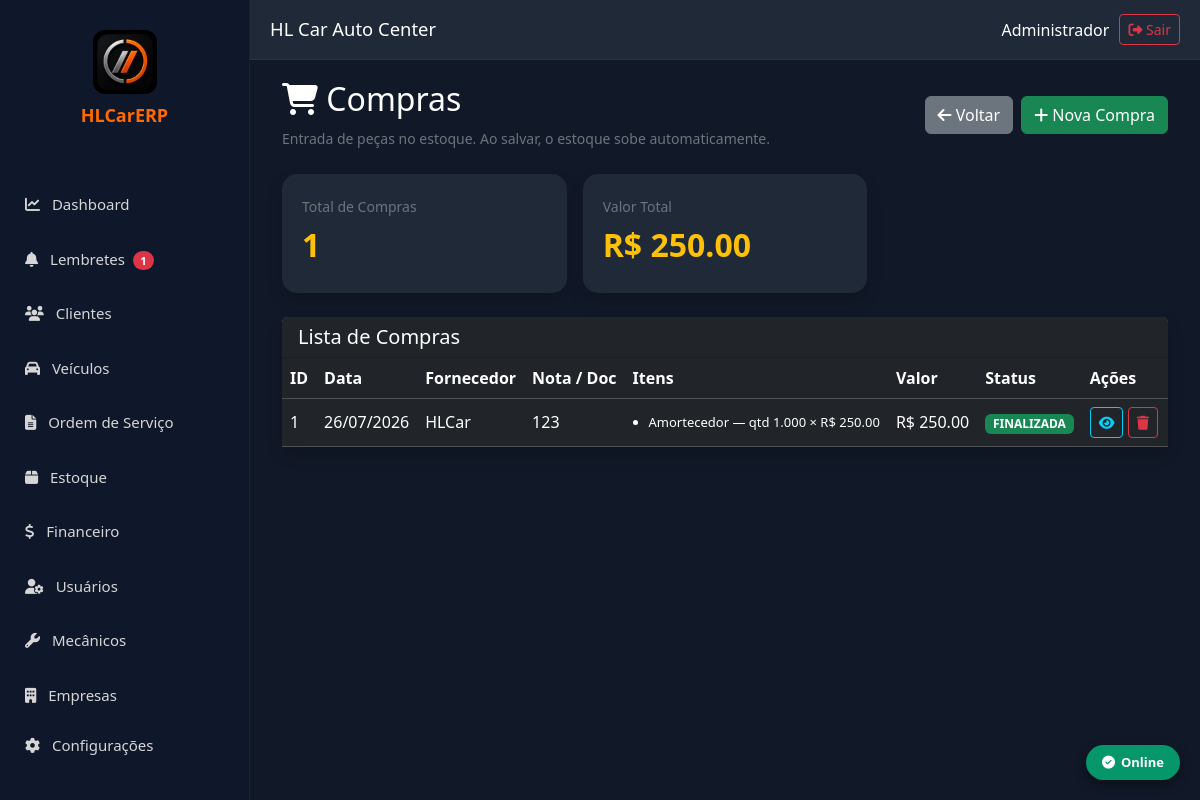
The page /compras (signed in) on the database its author committed.
### models.py (models this page shows)
class Compra(db.Model):
    __tablename__ = "compras"
    id = db.Column(db.Integer, primary_key=True)
    empresa_id = db.Column(db.Integer, db.ForeignKey("empresas.id"), nullable=False, index=True)
    fornecedor_id = db.Column(db.Integer, db.ForeignKey("fornecedores.id"), nullable=False, index=True)
    numero_nf = db.Column(db.String(30))
    serie_nf = db.Column(db.String(10))
    chave_nf = db.Column(db.String(60))
    data_emissao = db.Column(db.DateTime)
    data_entrada = db.Column(db.DateTime, default=datetime.utcnow)
    frete = db.Column(Numeric(18, 2), default=0)
    seguro = db.Column(Numeric(18, 2), default=0)
    desconto = db.Column(Numeric(18, 2), default=0)
    outras_despesas = db.Column(Numeric(18, 2), default=0)
    ipi = db.Column(Numeric(18, 2), default=0)
    icms = db.Column(Numeric(18, 2), default=0)
    pis = db.Column(Numeric(18, 2), default=0)
    cofins = db.Column(Numeric(18, 2), default=0)
    valor_total = db.Column(Numeric(18, 2), default=0)
    status = db.Column(db.String(20), default="ABERTA")
    observacoes = db.Column(db.Text)
    criado_em = db.Column(db.DateTime, default=datetime.utcnow)
    alterado_em = db.Column(db.DateTime, default=datetime.utcnow, onupdate=datetime.utcnow)
    empresa = db.relationship("Empresa")
    fornecedor = db.relationship("Fornecedor")
    itens = db.relationship("ItemCompra", back_populates="compra", cascade="all, delete-orphan")
    __table_args__ = (
        Index("idx_compra_data", "empresa_id", "data_entrada"),
    )

class Fornecedor(db.Model):
    __tablename__ = "fornecedores"
    id = db.Column(db.Integer, primary_key=True)
    empresa_id = db.Column(db.Integer, db.ForeignKey("empresas.id"), nullable=False)
    razao_social = db.Column(db.String(200), nullable=False)
    nome_fantasia = db.Column(db.String(200))
    cnpj = db.Column(db.String(20))
    inscricao_estadual = db.Column(db.String(30))
    telefone = db.Column(db.String(30))
    whatsapp = db.Column(db.String(30))
    email = db.Column(db.String(150))
    contato = db.Column(db.String(150))
    cep = db.Column(db.String(15))
    endereco = db.Column(db.String(200))
    numero = db.Column(db.String(20))
    complemento = db.Column(db.String(100))
    bairro = db.Column(db.String(100))
    cidade = db.Column(db.String(100))
    estado = db.Column(db.String(2))
    observacoes = db.Column(db.Text)
    ativo = db.Column(db.Boolean, default=True)
    criado_em = db.Column(db.DateTime, default=datetime.utcnow)
    alterado_em = db.Column(db.DateTime, default=datetime.utcnow, onupdate=datetime.utcnow)
    empresa = db.relationship("Empresa")
    __table_args__ = (
        Index("idx_fornecedor_nome", "empresa_id", "razao_social"),
        Index("idx_fornecedor_cnpj", "empresa_id", "cnpj"),
    )

class ItemCompra(db.Model):
    __tablename__ = "itens_compra"
    id = db.Column(db.Integer, primary_key=True)
    compra_id = db.Column(db.Integer, db.ForeignKey("compras.id"), nullable=False)
    produto_id = db.Column(db.Integer, db.ForeignKey("produtos.id"), nullable=False)
    quantidade = db.Column(Numeric(18, 3), default=0)
    valor_unitario = db.Column(Numeric(18, 2), default=0)
    desconto = db.Column(Numeric(18, 2), default=0)
    ipi = db.Column(Numeric(18, 2), default=0)
    icms = db.Column(Numeric(18, 2), default=0)
    frete_rateado = db.Column(Numeric(18, 2), default=0)
    custo_final = db.Column(Numeric(18, 2), default=0)
    valor_total = db.Column(Numeric(18, 2), default=0)
    compra = db.relationship("Compra", back_populates="itens")
    produto = db.relationship("Produto")

class Produto(db.Model):
    __tablename__ = "produtos"
    id = db.Column(db.Integer, primary_key=True)
    empresa_id = db.Column(db.Integer, db.ForeignKey("empresas.id"), nullable=False, index=True)
    categoria_id = db.Column(db.Integer, db.ForeignKey("categorias.id"), nullable=False, index=True)
    codigo = db.Column(db.String(30), nullable=False)
    codigo_barras = db.Column(db.String(100))
    descricao = db.Column(db.String(250), nullable=False)
    descricao_reduzida = db.Column(db.String(120))
    referencia = db.Column(db.String(100))
    unidade = db.Column(db.String(10), nullable=False, default="UN")
    ncm = db.Column(db.String(20))
    cest = db.Column(db.String(20))
    peso = db.Column(Numeric(18, 3), default=0)
    localizacao = db.Column(db.String(80))
    controla_estoque = db.Column(db.Boolean, default=True, nullable=False)
    permite_venda = db.Column(db.Boolean, default=True, nullable=False)
    estoque_minimo = db.Column(Numeric(18, 3), default=0)
    estoque_maximo = db.Column(Numeric(18, 3), default=0)
    estoque_atual = db.Column(Numeric(18, 3), default=0)
    estoque_reservado = db.Column(Numeric(18, 3), default=0)
    preco_compra = db.Column(Numeric(18, 2), default=0)
    preco_venda = db.Column(Numeric(18, 2), default=0)
    margem_padrao = db.Column(Numeric(18, 2), default=0)
    ativo = db.Column(db.Boolean, default=True, nullable=False)
    criado_em = db.Column(db.DateTime, default=datetime.utcnow)
    alterado_em = db.Column(db.DateTime, default=datetime.utcnow, onupdate=datetime.utcnow)
    empresa = db.relationship("Empresa")
    categoria = db.relationship("Categoria")
    fornecedores = db.relationship(
        "ProdutoFornecedor",
        back_populates="produto",
        cascade="all, delete-orphan"
    )
    __table_args__ = (
        UniqueConstraint("empresa_id", "codigo", name="uk_produto_codigo_empresa"),
        UniqueConstraint("empresa_id", "codigo_barras", name="uk_produto_barra_empresa"),
        Index("idx_produto_descricao", "empresa_id", "descricao"),
    )

### app.py (the view)
@app.route("/compras")
@login_required
def compras():
    eid = empresa_atual()
    if not eid:
        return redirect("/login")
    try:
        lista = Compra.query.filter_by(empresa_id=eid).order_by(Compra.id.desc()).all()
    except Exception:
        lista = []
    valor_compras = 0
    for c in lista:
        try:
            valor_compras += float(getattr(c, "valor_total", 0) or 0)
        except Exception:
            pass
        try:
            c.itens = ItemCompra.query.filter_by(compra_id=c.id).all()
        except Exception:
            c.itens = []
    try:
        fornecedores = Fornecedor.query.order_by(Fornecedor.razao_social).all()
    except Exception:
        fornecedores = []
    try:
        produtos = Produto.query.order_by(Produto.descricao).all()
    except Exception:
        produtos = []
    return render_template(
        "compras.html",
        compras=lista,
        valor_compras=valor_compras,
        total_compras=len(lista),
        fornecedores=fornecedores,
        produtos=produtos,
        hoje=date.today().isoformat(),
    )

### app.py (called while the page is built)
def login_required(f):
    @wraps(f)
    def decorated_function(*args, **kwargs):
        if "usuario_id" not in session:
            return redirect("/login")
        return f(*args, **kwargs)
    return decorated_function

def empresa_atual():
    eid = session.get("empresa_id")
    if not eid:
        session.clear()
        return None
    return eid

### templates/compras.html (shortened to what this page needs)
{% extends "base.html" %}
{% block conteudo %}
<div class="container-fluid">
    <div class="d-flex justify-content-between align-items-center mb-4">
        <div>
            <h2 class="text-white">
                <i class="fa fa-shopping-cart"></i> Compras
            </h2>
            <small class="text-secondary">
                Entrada de peças no estoque. Ao salvar, o estoque sobe automaticamente.
            </small>
        </div>
        <div class="d-flex gap-2">
            <a href="/estoque" class="btn btn-secondary">
                <i class="fa fa-arrow-left"></i> Voltar
            </a>
            <button class="btn btn-success" data-bs-toggle="modal" data-bs-target="#modalCompra" onclick="limparCompra()">
                <i class="fa fa-plus"></i> Nova Compra
            </button>
        </div>
    </div>
    <div class="row g-3 mb-4">
        <div class="col-md-4">
            <div class="card-dashboard shadow">
                <small class="text-secondary">Total de Compras</small>
                <h2 class="mt-2 fw-bold text-warning">{{ total_compras }}</h2>
            </div>
        </div>
        <div class="col-md-4">
            <div class="card-dashboard shadow">
                <small class="text-secondary">Valor Total</small>
                <h2 class="mt-2 fw-bold text-warning">R$ {{ "%.2f"|format(valor_compras or 0) }}</h2>
            </div>
        </div>
    </div>
    <div class="card shadow border-0">
        <div class="card-header bg-dark text-white">
            <h5 class="mb-0">Lista de Compras</h5>
        </div>
        <div class="card-body p-0">
            <table class="table table-dark table-hover align-middle mb-0">
                <thead>
                    <tr>
                        <th>ID</th>
                        <th>Data</th>
                        <th>Fornecedor</th>
                        <th>Nota / Doc</th>
                        <th>Itens</th>
                        <th>Valor</th>
                        <th>Status</th>
                        <th width="120">Ações</th>
                    </tr>
                </thead>
                <tbody>
                {% for c in compras %}
                    <tr>
                        <td>{{ c.id }}</td>
                        <td>
                            {% if c.data_entrada %}
                                {{ c.data_entrada.strftime('%d/%m/%Y') if c.data_entrada.strftime else c.data_entrada }}
                            {% elif c.data_emissao %}
                                {{ c.data_emissao.strftime('%d/%m/%Y') if c.data_emissao.strftime else c.data_emissao }}
                            {% else %}-{% endif %}
                        </td>
                        <td>
                            {% if c.fornecedor %}
                                {{ c.fornecedor.razao_social or c.fornecedor.nome_fantasia or '-' }}
                            {% else %}-{% endif %}
                        </td>
                        <td>{{ c.numero_nf or '-' }}</td>
                        <td>
                            {% if c.itens %}
                                <ul class="mb-0 ps-3" style="font-size:13px">
                                {% for it in c.itens %}
                                    <li>
                                        {% if it.produto %}
                                            {{ it.produto.descricao or it.produto.codigo or 'Produto' }}
                                        {% else %}
                                            Produto #{{ it.produto_id }}
                                        {% endif %}
                                        — qtd {{ it.quantidade or 0 }}
                                        × R$ {{ "%.2f"|format(it.valor_unitario or 0) }}
                                    </li>
                                {% endfor %}
                                </ul>
                            {% else %}
                                <span class="text-secondary">—</span>
                            {% endif %}
                        </td>
                        <td>R$ {{ "%.2f"|format(c.valor_total or 0) }}</td>
                        <td>
                            <span class="badge bg-success">{{ c.status or 'FINALIZADA' }}</span>
                        </td>
                        <td>
                            <a href="/compras/ver/{{ c.id }}" class="btn btn-sm btn-outline-info" title="Ver">
                                <i class="fa fa-eye"></i>
                            </a>
                            <a href="/compras/excluir/{{ c.id }}" class="btn btn-sm btn-outline-danger"
                               onclick="return confirm('Excluir a compra #{{ c.id }}?')" title="Excluir">
                                <i class="fa fa-trash"></i>
                            </a>
                        </td>
                    </tr>
                {% else %}
                    <tr>
                        <td colspan="8" class="text-center text-secondary py-5">
                            Nenhuma compra registrada ainda.
                        </td>
                    </tr>
                {% endfor %}
                </tbody>
            </table>
        </div>
    </div>
</div>
{% endblock %}

### templates/base.html (style rules this page uses)
* { margin:0; padding:0; box-sizing:border-box; font-family:Segoe UI,Tahoma,Geneva,Verdana,sans-serif; }
body { background:#111827; overflow-x:hidden; }
.card-dashboard { background:#1f2937; border-radius:15px; padding:20px; color:white; box-shadow:0 0 15px rgba(0,0,0,.35); transition:.3s; }
.table-dark th, .table-dark td { white-space:nowrap; }

### rows shown on the page
Compra: id "1", data_entrada "26/07/2026", fornecedor "HLCar", numero_nf "123", valor_total "250.00", status "FINALIZADA"
ItemCompra: produto "Amortecedor", quantidade "1.000", valor_unitario "250.00"

### other values the page prints
{{ lembretes_pendentes }} "1"
{{ session.get('usuario_nome', 'Usuário') }} "Administrador"
{{ total_compras }} "1"
{{ "%.2f"|format(valor_compras or 0) }} "250.00"
